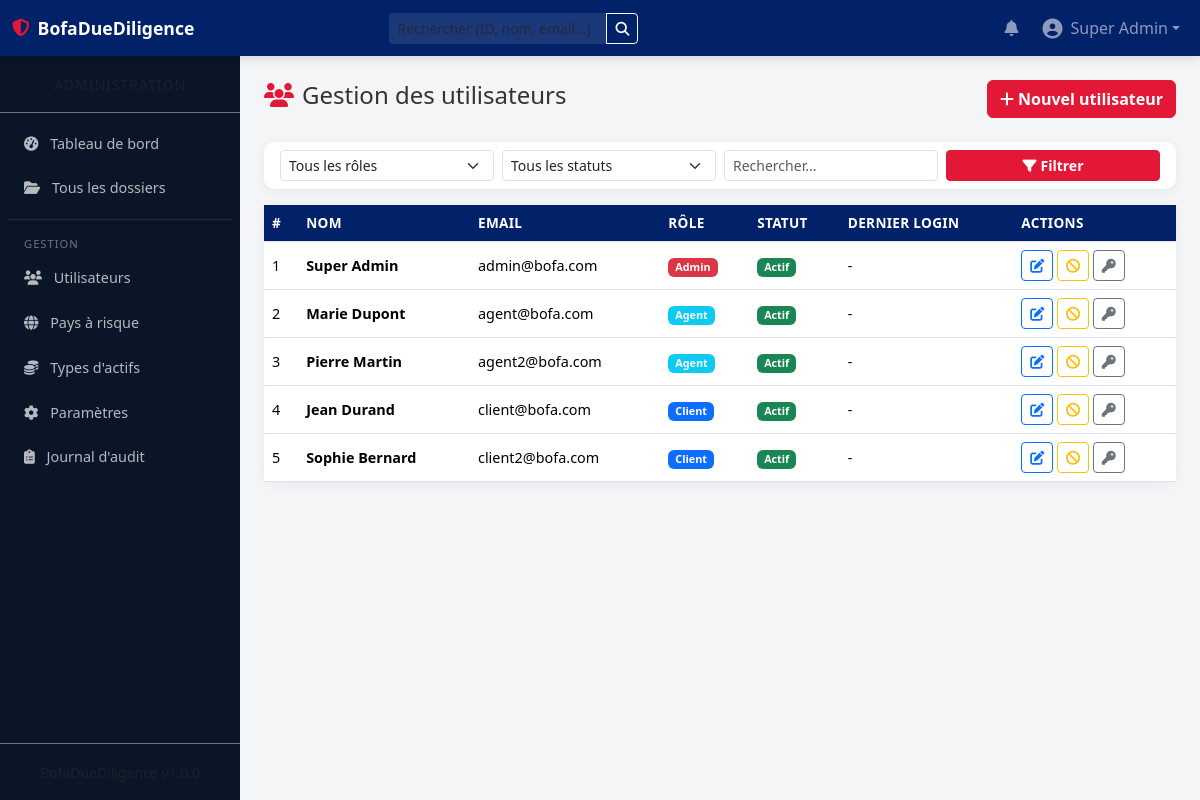
Page /admin/users (signed in) on the committed database.
### tables this page shows
CREATE TABLE `users` (
    `id` INT UNSIGNED AUTO_INCREMENT PRIMARY KEY,
    `email` VARCHAR(255) NOT NULL UNIQUE,
    `password` VARCHAR(255) NOT NULL,
    `nom` VARCHAR(100) NOT NULL,
    `prenom` VARCHAR(100) NOT NULL,
    `role` ENUM('client','agent','admin') NOT NULL DEFAULT 'client',
    `statut` ENUM('actif','inactif') NOT NULL DEFAULT 'actif',
    `dernier_login` DATETIME DEFAULT NULL,
    `date_creation` DATETIME NOT NULL DEFAULT CURRENT_TIMESTAMP
);

### src/Controllers/AdminController.php (called while the page is built, shortened)
<?php
class AdminController {
    public function userList(): void {
        $filters = [
            'role' => $_GET['role'] ?? '',
            'statut' => $_GET['statut'] ?? '',
            'search' => $_GET['search'] ?? '',
        ];
        $users = User::getAll($filters);
        include __DIR__ . '/../../templates/layouts/header.php';
        include __DIR__ . '/../../templates/admin/users.php';
        include __DIR__ . '/../../templates/layouts/footer.php';
    }
}

### src/autoload.php (called while the page is built, shortened)
<?php
spl_autoload_register(function ($class) {
    $dirs = [
        __DIR__ . '/Controllers/',
        __DIR__ . '/Models/',
        __DIR__ . '/Helpers/',
    ];
    foreach ($dirs as $dir) {
        $file = $dir . $class . '.php';
        if (file_exists($file)) {
            return;
        }
    }
});

### src/config.php (called while the page is built, shortened)
<?php
function getDB(): PDO {
    static $pdo = null;
    if ($pdo === null) {
        $dsn = 'mysql:host=' . DB_HOST . ';dbname=' . DB_NAME . ';charset=' . DB_CHARSET;
        $options = [
            PDO::ATTR_ERRMODE            => PDO::ERRMODE_EXCEPTION,
            PDO::ATTR_DEFAULT_FETCH_MODE => PDO::FETCH_ASSOC,
            PDO::ATTR_EMULATE_PREPARES   => false,
        ];
        $pdo = new PDO($dsn, DB_USER, DB_PASS, $options);
    }
    return $pdo;
}

### src/Models/User.php (called while the page is built, shortened)
<?php
class User {
    public static function getAll(array $filters = []): array {
        $sql = 'SELECT * FROM users WHERE 1=1';
        $params = [];
        $sql .= ' ORDER BY date_creation DESC';
        $stmt = getDB()->prepare($sql);
        $stmt->execute($params);
        return $stmt->fetchAll();
    }
}

### templates/admin/users.php (the view, shortened to what this page needs)
<div class="d-flex justify-content-between align-items-center mb-4">
    <h4><i class="fas fa-users me-2 text-bofa-red"></i>Gestion des utilisateurs</h4>
    <button class="btn btn-bofa" data-bs-toggle="modal" data-bs-target="#createUserModal"><i class="fas fa-plus me-1"></i>Nouvel utilisateur</button>
</div>
<div class="card mb-3">
    <div class="card-body py-2">
        <form method="GET" class="row g-2 align-items-end">
            <div class="col-md-3">
                <select name="role" class="form-select form-select-sm">
                    <option value="">Tous les rôles</option>
                </select>
            </div>
            <div class="col-md-3">
                <select name="statut" class="form-select form-select-sm">
                    <option value="">Tous les statuts</option>
                </select>
            </div>
            <div class="col-md-3"><input type="text" name="search" class="form-control form-control-sm" value="<?= htmlspecialchars($_GET['search'] ?? '') ?>" placeholder="Rechercher..."></div>
            <div class="col-md-3"><button type="submit" class="btn btn-sm btn-bofa w-100"><i class="fas fa-filter me-1"></i>Filtrer</button></div>
        </form>
    </div>
</div>
<div class="card">
    <div class="card-body p-0">
        <div class="table-responsive">
            <table class="table table-hover mb-0">
                <thead>
                    <tr><th>#</th><th>Nom</th><th>Email</th><th>Rôle</th><th>Statut</th><th>Dernier login</th><th>Actions</th></tr>
                </thead>
                <tbody>
                    <?php foreach ($users as $u): ?>
                    <tr>
                        <td><?= $u['id'] ?></td>
                        <td class="fw-semibold"><?= htmlspecialchars($u['prenom'] . ' ' . $u['nom']) ?></td>
                        <td><?= htmlspecialchars($u['email']) ?></td>
                        <td><span class="badge bg-<?= $u['role'] === 'admin' ? 'danger' : ($u['role'] === 'agent' ? 'info' : 'primary') ?>"><?= ucfirst($u['role']) ?></span></td>
                        <td><span class="badge bg-<?= $u['statut'] === 'actif' ? 'success' : 'secondary' ?>"><?= ucfirst($u['statut']) ?></span></td>
                        <td><?= $u['dernier_login'] ? date('d/m/Y H:i', strtotime($u['dernier_login'])) : '-' ?></td>
                        <td>
                            <button class="btn btn-sm btn-outline-primary" data-bs-toggle="modal" data-bs-target="#editModal<?= $u['id'] ?>"><i class="fas fa-edit"></i></button>
                            <form method="POST" action="<?= BASE_URL ?>admin/users/toggle" class="d-inline">
                                <button class="btn btn-sm btn-outline-<?= $u['statut'] === 'actif' ? 'warning' : 'success' ?>" data-confirm="<?= $u['statut'] === 'actif' ? 'Désactiver' : 'Activer' ?> cet utilisateur ?">
                                    <i class="fas fa-<?= $u['statut'] === 'actif' ? 'ban' : 'check' ?>"></i>
                                </button>
                            </form>
                            <button class="btn btn-sm btn-outline-secondary" data-bs-toggle="modal" data-bs-target="#resetModal<?= $u['id'] ?>"><i class="fas fa-key"></i></button>
                        </td>
                    </tr>
                    <?php endforeach; ?>
                </tbody>
            </table>
        </div>
    </div>
</div>

### public/assets/css/style.css (style rules this page uses)
:root { --bofa-navy: #012169; --bofa-navy-light: #1a3a7a; --bofa-red: #E31837; --bofa-red-dark: #c41530; --bofa-dark: #0a1628; --bofa-grey: #f4f5f7; --bofa-border: #dee2e6; --sidebar-width: 240px; }
body { font-family: 'Segoe UI', Tahoma, Geneva, Verdana, sans-serif; background-color: var(--bofa-grey); padding-top: 56px; color: #333; }
.text-bofa-red { color: var(--bofa-red) !important; }
.card { border: none; border-radius: 10px; box-shadow: 0 2px 12px rgba(0,0,0,0.06); transition: transform 0.2s; }
.table th { background-color: var(--bofa-navy); color: white; font-weight: 600; font-size: 0.85rem; text-transform: uppercase; letter-spacing: 0.3px; white-space: nowrap; }
.table td { vertical-align: middle; font-size: 0.9rem; }
.btn-bofa { background: var(--bofa-red); border-color: var(--bofa-red); color: white; font-weight: 600; }

### rows in the picture
users: id "1", prenom+nom "Super Admin", email "admin@bofa.com", role "Admin", statut "Actif"
users: id "2", prenom+nom "Marie Dupont", email "agent@bofa.com", role "Agent", statut "Actif"
users: id "3", prenom+nom "Pierre Martin", email "agent2@bofa.com", role "Agent", statut "Actif"
users: id "4", prenom+nom "Jean Durand", email "client@bofa.com", role "Client", statut "Actif"
users: id "5", prenom+nom "Sophie Bernard", email "client2@bofa.com", role "Client", statut "Actif"

### other values in the picture
APP_NAME "BofaDueDiligence"
Auth::name() "Super Admin"
